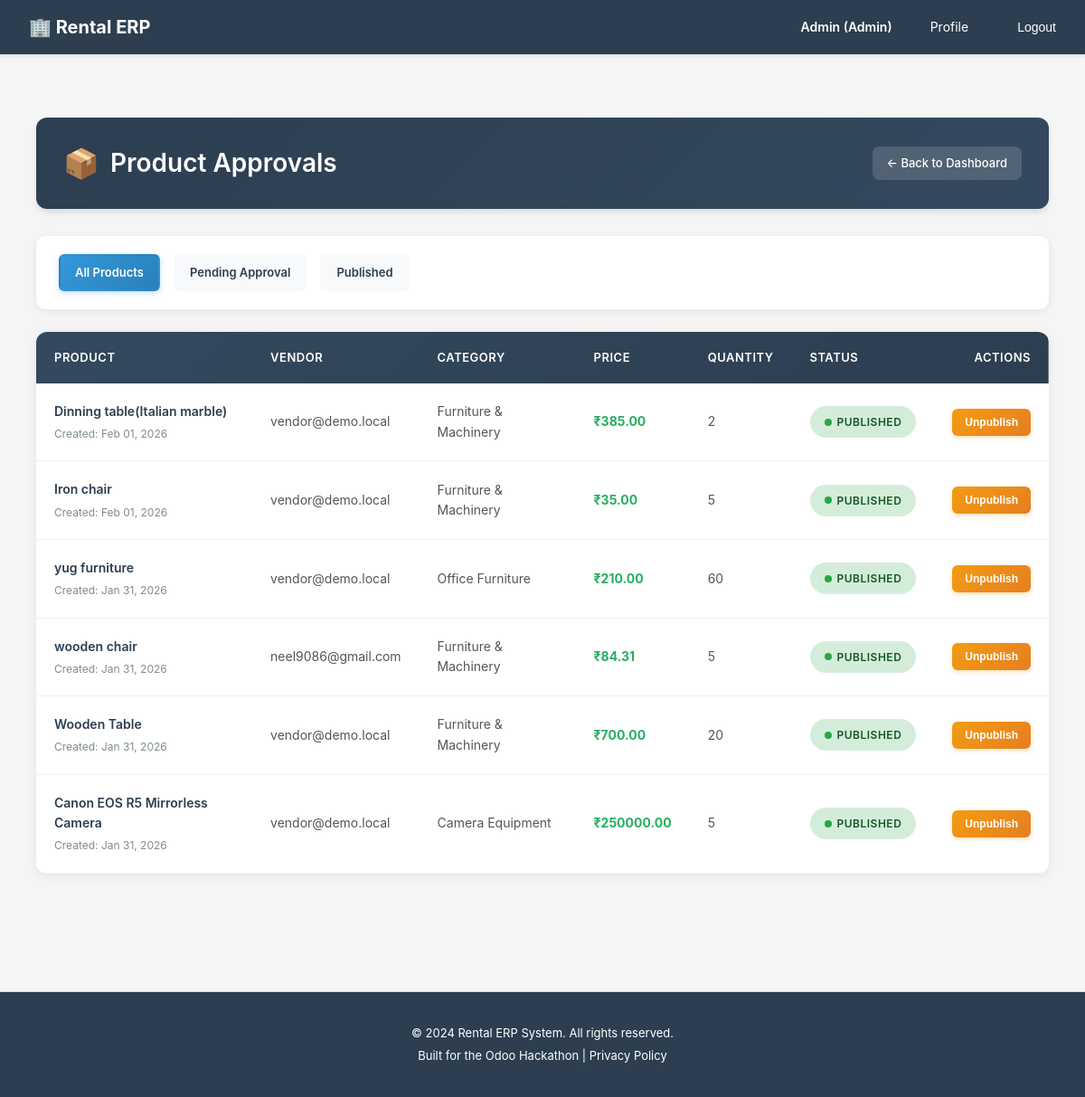
/accounts/admin/products/ (signed in), run on an earlier commit of the app's database.
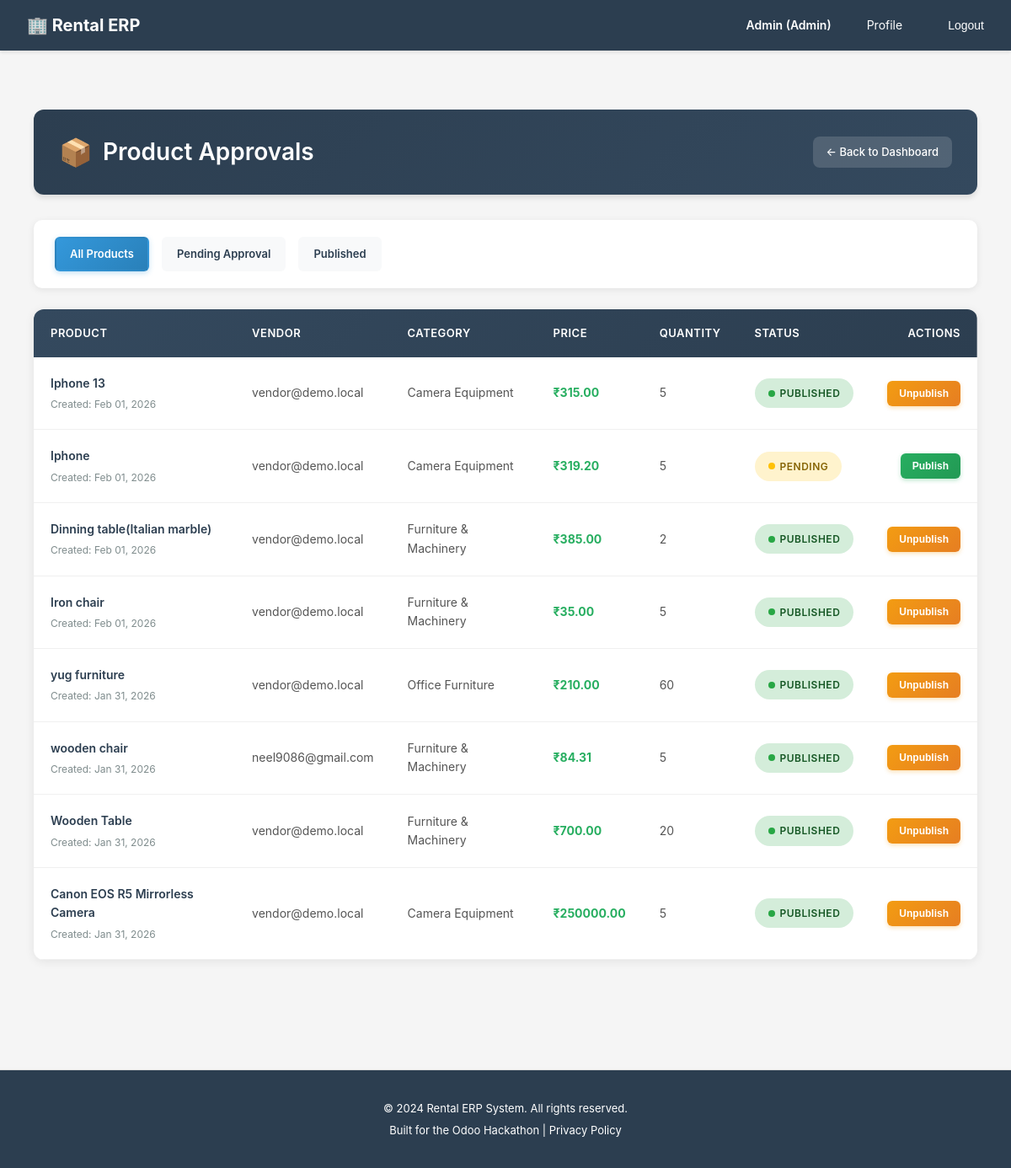
And on a later commit of the database.
### accounts/models.py (models this page shows, shortened)
class User(AbstractUser):
    ROLE_CHOICES = [
        ('customer', 'Customer'),  # End-user who rents products
        ('vendor', 'Vendor'),      # Business user who owns rental products
        ('admin', 'Admin'),        # System administrator with full access
    ]
    email = models.EmailField(
        unique=True,
        validators=[EmailValidator()],
        help_text="Used for login and notifications"
    )
    role = models.CharField(
        max_length=20,
        choices=ROLE_CHOICES,
        default='customer',
        help_text="Determines user's permissions and accessible features"
    )
    phone = models.CharField(
        max_length=15,
        blank=True,
        null=True,
        validators=[
            RegexValidator(
                regex=r'^\+?1?\d{9,15}$',
                message="Phone number must be entered in the format: '+999999999'. Up to 15 digits allowed."
            )
        ],
        help_text="Contact number for order notifications and support"
    )
    is_verified = models.BooleanField(
        default=False,
        help_text="Email verification status for security"
    )
    totp_secret = models.CharField(
        max_length=32,
        blank=True,
        null=True,
        help_text="TOTP secret key for 2FA (encrypted)"
    )
    totp_enabled = models.BooleanField(
        default=False,
        help_text="Whether TOTP 2FA is enabled for this user"
    )
    created_at = models.DateTimeField(auto_now_add=True)
    updated_at = models.DateTimeField(auto_now=True)
    @property
    def phone_number(self):
        """Property alias for backward compatibility with older view/form code"""
        return self.phone
    USERNAME_FIELD = 'email'
    REQUIRED_FIELDS = ['username', 'first_name', 'last_name']
    class Meta:
        db_table = 'users'
        verbose_name = 'User'
        verbose_name_plural = 'Users'
        ordering = ['-created_at']

### catalog/models.py (models this page shows, shortened)
class Product(models.Model):
    vendor = models.ForeignKey(
        settings.AUTH_USER_MODEL,
        on_delete=models.CASCADE,
        related_name='products',
        limit_choices_to={'role': 'vendor'},
        help_text="Vendor who owns this product"
    )
    category = models.ForeignKey(
        ProductCategory,
        on_delete=models.SET_NULL,
        blank=True,
        null=True,
        related_name='products',
        help_text="Product classification for filtering"
    )
    name = models.CharField(
        max_length=255,
        help_text="Product name (e.g., 'Canon EOS R5 Mirrorless Camera')"
    )
    slug = models.SlugField(
        max_length=255,
        unique=True,
        help_text="URL-friendly identifier"
    )
    description = models.TextField(
        help_text="Detailed product description for customer decision-making"
    )
    short_description = models.CharField(
        max_length=500,
        blank=True,
        null=True,
        help_text="Brief summary for product listings"
    )
    image_main = models.ImageField(
        upload_to='products/images/',
        blank=True,
        null=True,
        help_text="Primary product image"
    )
    is_rentable = models.BooleanField(
        default=True,
        help_text="Can this product be rented? (vs purchase-only)"
    )
    is_published = models.BooleanField(
        default=False,
        help_text="Visible on website. Vendors can unpublish temporarily."
    )
    quantity_on_hand = models.PositiveIntegerField(
        default=0,
        help_text="Total physical inventory owned by vendor"
    )
    cost_price = models.DecimalField(
        max_digits=10,
        decimal_places=2,
        validators=[MinValueValidator(0)],
        help_text="Vendor's acquisition cost (for margin calculation)"
    )
    attributes = models.JSONField(
        default=dict,
        blank=True,
        help_text="Dynamic attributes like Brand, Model, Color (JSON: {'brand': 'Canon', 'model': 'EOS R5'})"
    )
    meta_title = models.CharField(
        max_length=255,
        blank=True,
        null=True,
        help_text="SEO page title"
    )
    meta_description = models.TextField(
        blank=True,
        null=True,
        help_text="SEO meta description"
    )
    created_at = models.DateTimeField(auto_now_add=True)
    updated_at = models.DateTimeField(auto_now=True)
    class Meta:
        db_table = 'products'
        verbose_name = 'Product'
        verbose_name_plural = 'Products'
        ordering = ['-created_at']
        indexes = [
            models.Index(fields=['vendor', 'is_published']),
            models.Index(fields=['category', 'is_published']),
            models.Index(fields=['slug']),
        ]

class ProductCategory(models.Model):
    name = models.CharField(
        max_length=100,
        unique=True,
        help_text="Category name (e.g., 'Camera Equipment', 'Furniture')"
    )
    slug = models.SlugField(
        max_length=100,
        unique=True,
        help_text="URL-friendly identifier"
    )
    parent = models.ForeignKey(
        'self',
        on_delete=models.CASCADE,
        blank=True,
        null=True,
        related_name='subcategories',
        help_text="Parent category for hierarchical structure"
    )
    description = models.TextField(
        blank=True,
        null=True,
        help_text="Category description for SEO and customer guidance"
    )
    is_active = models.BooleanField(
        default=True,
        help_text="Show/hide category on website"
    )
    created_at = models.DateTimeField(auto_now_add=True)
    updated_at = models.DateTimeField(auto_now=True)
    class Meta:
        db_table = 'product_categories'
        verbose_name = 'Product Category'
        verbose_name_plural = 'Product Categories'
        ordering = ['name']

### accounts/decorators.py (the view)
        def wrapper(request, *args, **kwargs):
            if not request.user.is_authenticated:
                return redirect('accounts:login')
            if request.user.role not in allowed_roles:
                return HttpResponseForbidden('You do not have access to this page.')
            return view_func(request, *args, **kwargs)

### templates/catalog/admin_product_list.html (shortened to what this page needs)
{% extends 'base.html' %}
{% block content %}
<div class="approvals-container">
    <div class="page-header">
        <h2>Product Approvals</h2>
        <a href="{% url 'dashboards:dashboard' %}" class="back-link">← Back to Dashboard</a>
    </div>
    <div class="filter-section">
        <a href="{% url 'accounts:admin_product_list' %}" class="filter-btn {% if not current_status %}active{% endif %}">All Products</a>
        <a href="{% url 'accounts:admin_product_list' %}?status=pending" class="filter-btn {% if current_status == 'pending' %}active{% endif %}">Pending Approval</a>
        <a href="{% url 'accounts:admin_product_list' %}?status=published" class="filter-btn {% if current_status == 'published' %}active{% endif %}">Published</a>
    </div>
    {% if products %}
    <div class="products-table-wrapper">
        <table class="products-table">
            <thead>
                <tr>
                    <th>Product</th>
                    <th>Vendor</th>
                    <th>Category</th>
                    <th>Price</th>
                    <th>Quantity</th>
                    <th>Status</th>
                    <th style="text-align: right;">Actions</th>
                </tr>
            </thead>
            <tbody>
                {% for product in products %}
                <tr class="product-row">
                    <td>
                        <div class="product-name">{{ product.name }}</div>
                        <div class="product-meta">Created: {{ product.created_at|date:"M d, Y" }}</div>
                    </td>
                    <td>{{ product.vendor.email }}</td>
                    <td>{{ product.category.name|default:"Uncategorized" }}</td>
                    <td><span class="amount-cell">₹{{ product.cost_price }}</span></td>
                    <td>{{ product.quantity_on_hand }}</td>
                    <td>
                        {% if product.is_published %}
                            <span class="status-badge status-published">Published</span>
                        {% else %}
                            <span class="status-badge status-pending">Pending</span>
                        {% endif %}
                    </td>
                    <td>
                        <div class="actions-cell">
                            {% if not product.is_published %}
                                <form method="POST" action="{% url 'accounts:publish_product' product.pk %}">
                                    <button type="submit" class="action-btn">Publish</button>
                                </form>
                            {% else %}
                                <form method="POST" action="{% url 'accounts:unpublish_product' product.pk %}">
                                    <button type="submit" class="action-btn action-btn-warning">Unpublish</button>
                                </form>
                            {% endif %}
                        </div>
                    </td>
                </tr>
                {% endfor %}
            </tbody>
        </table>
    </div>
    {% else %}
    <div class="empty-state">
        <div class="empty-state-icon">📭</div>
        <p class="empty-state-text">No products found.</p>
    </div>
    {% endif %}
</div>
{% endblock %}

### templates/base.html (shortened to what this page needs)
{% load static %}
<!DOCTYPE html>
<html lang="en">
<head>
</head>
<body>
    <nav>
        <div class="container">
            <a href="/" class="logo">🏢 Rental ERP</a>
            <ul>
                {% if user.is_authenticated %}
                    <li><strong>{{ user.first_name }} ({{ user.get_role_display }})</strong></li>
                    <li><a href="{% url 'accounts:profile' %}">Profile</a></li>
                    <li>
                        <form method="POST" action="{% url 'accounts:logout' %}" style="display: inline;">
                            <button type="submit" style="background: none; border: none; color: #fff; cursor: pointer; padding: 8px 12px; font-size: 14px;">Logout</button>
                        </form>
                    </li>
                {% else %}
                    <li><a href="{% url 'accounts:login' %}">Login</a></li>
                    <li><a href="{% url 'accounts:signup_customer' %}">Sign Up (Customer)</a></li>
                    <li><a href="{% url 'accounts:signup_vendor' %}">Sign Up (Vendor)</a></li>
                {% endif %}
            </ul>
        </div>
    </nav>
    <main>
        <div class="container">
            {% block content %}{% endblock %}
        </div>
    </main>
    <footer>
        <p>&copy; 2024 Rental ERP System. All rights reserved.</p>
        <p>Built for the Odoo Hackathon | <a href="#" style="color: #fff;">Privacy Policy</a></p>
    </footer>
</body>
</html>

What changed in the data, as far as the page shows it:
added Product: name "Iphone 13", created_at "Feb 01, 2026", vendor.email "vendor@demo.local", category.name "Camera Equipment", cost_price "315.00", quantity_on_hand "5", is_published "PUBLISHED"
added Product: name "Iphone", created_at "Feb 01, 2026", vendor.email "vendor@demo.local", category.name "Camera Equipment", cost_price "319.20", quantity_on_hand "5", is_published "PENDING"
